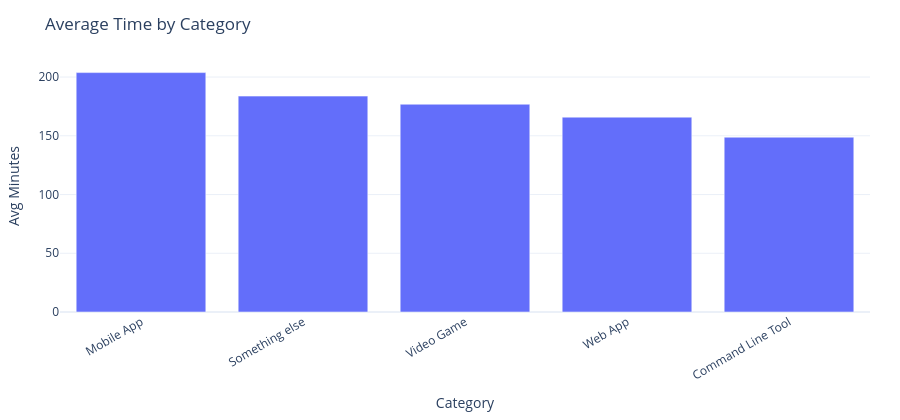

This figure's notebook cell:
### Markdown cell above
# Average time per Category

Which category has the highest time?

### Code cell
_df = df.copy()
_df['time_minutes_num'] = pd.to_numeric(_df['time_minutes'], errors='coerce')

cat = (
    _df.dropna(subset=['category', 'time_minutes_num'])
       .groupby('category', observed=False)['time_minutes_num']
       .mean()
       .reset_index(name='avg_minutes')
       .sort_values('avg_minutes', ascending=False)
)

fig = px.bar(
    cat, x='category', y='avg_minutes',
    title='Average Time by Category',
    labels={'category': 'Category', 'avg_minutes': 'Avg Minutes'},
    color_continuous_scale='Viridis'
)
fig.update_layout(height=max(DEFAULT_HEIGHT, 420), xaxis_tickangle=-30)
fig.show()

save_plotly(fig, name='avg_time_by_category', description='Average time spent per devlog by category', friendly_name='Average Time by Category')

### Figure 1 — Plotly figure (JSON) as saved in the notebook; plotly's stock layout.template omitted (floating-point values rounded to 4 significant figures)
{"data": [{"hovertemplate": "Category=%{x}<br>Avg Minutes=%{y}<extra></extra>", "legendgroup": "", "marker": {"color": "#636efa", "pattern": {"shape": ""}}, "name": "", "orientation": "v", "showlegend": false, "textposition": "auto", "type": "bar", "x": ["Mobile App", "Something else", "Video Game", "Web App", "Command Line Tool"], "xaxis": "x", "y": [203.8, 183.8, 176.9, 165.9, 148.8], "yaxis": "y"}], "layout": {"barmode": "relative", "height": 420, "legend": {"tracegroupgap": 0}, "title": {"text": "Average Time by Category"}, "xaxis": {"anchor": "y", "domain": [0, 1], "tickangle": -30, "title": {"text": "Category"}}, "yaxis": {"anchor": "x", "domain": [0, 1], "title": {"text": "Avg Minutes"}}}}
